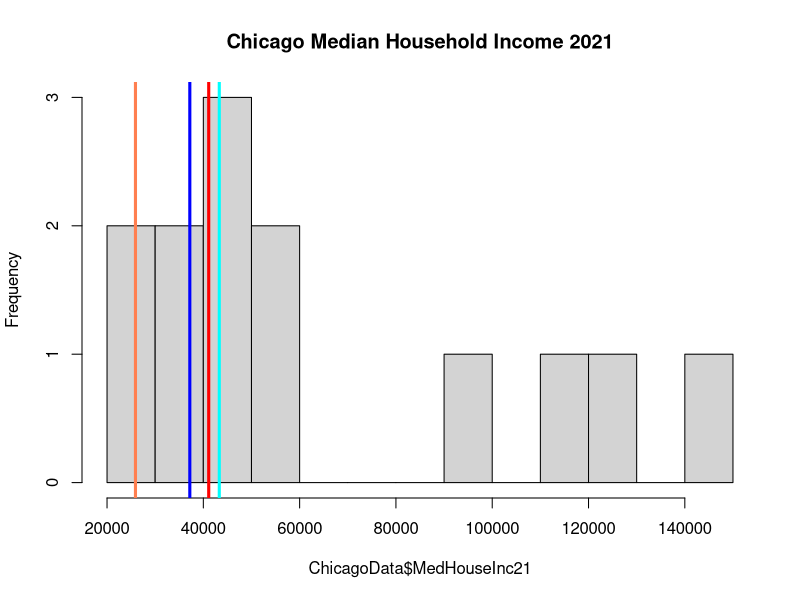
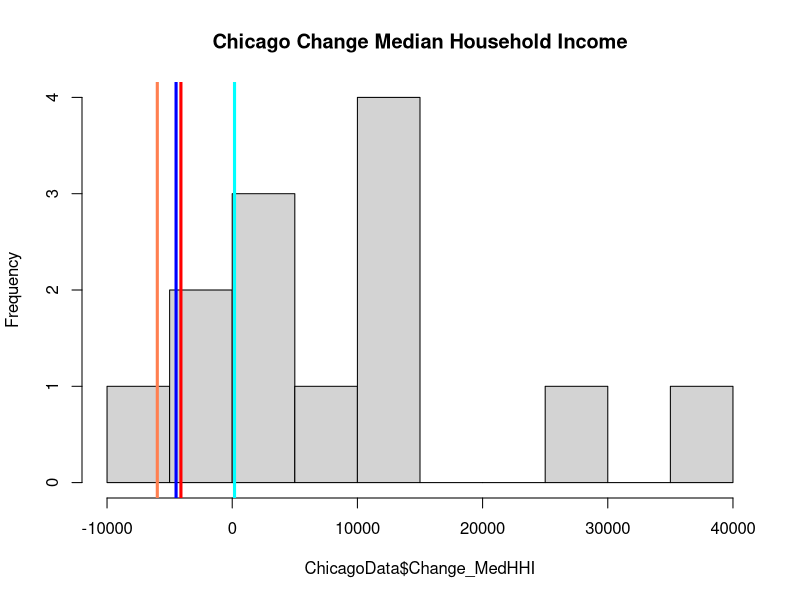
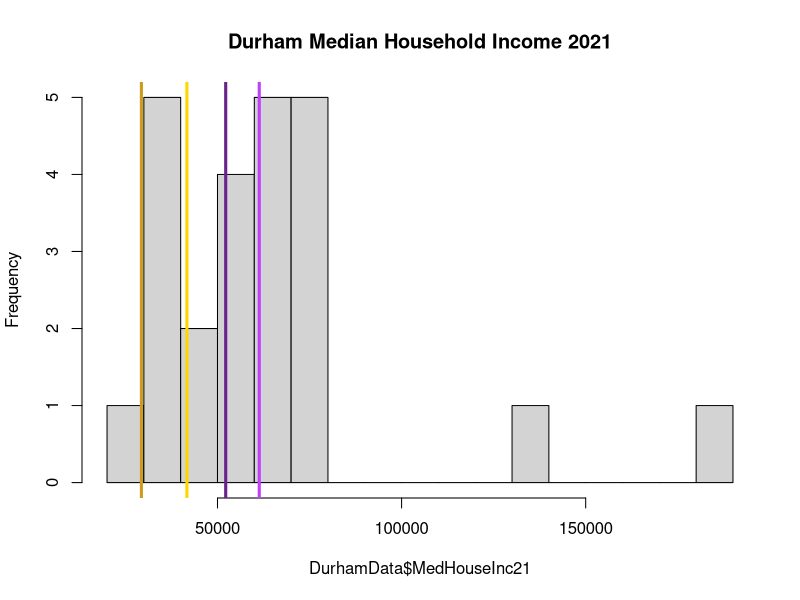
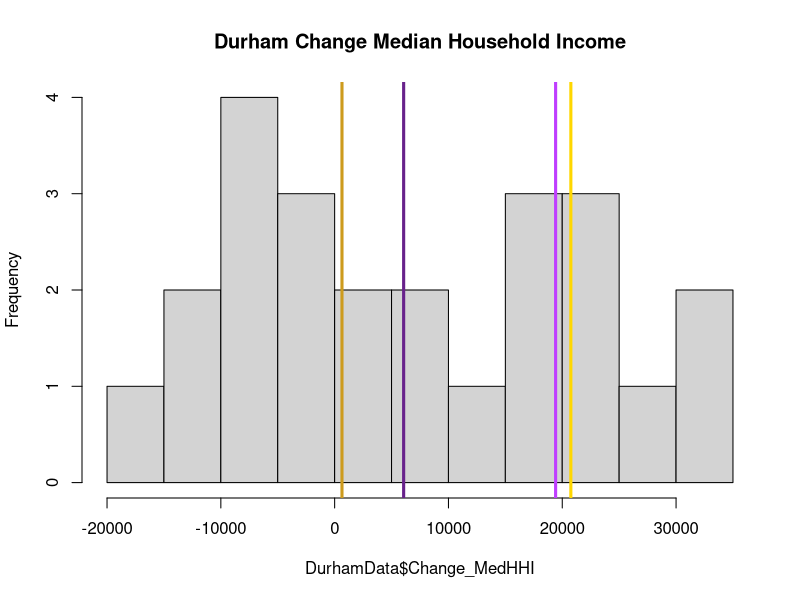
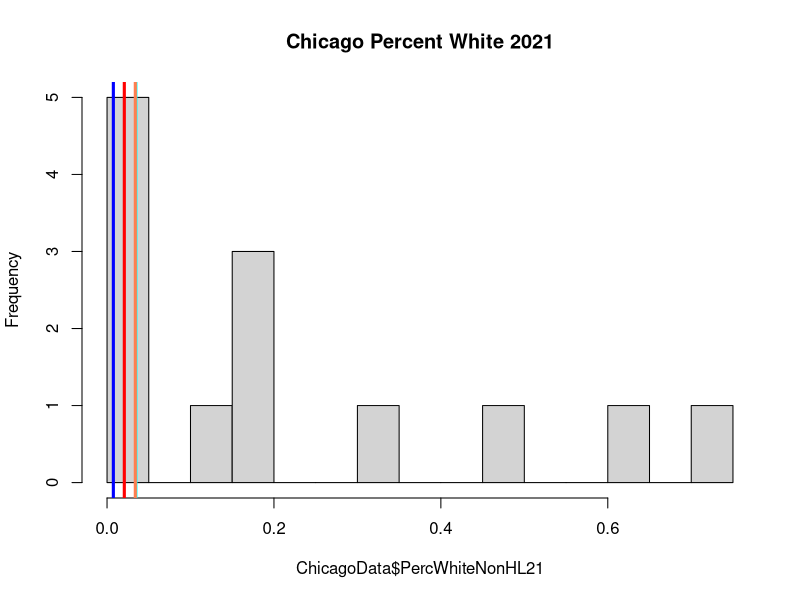
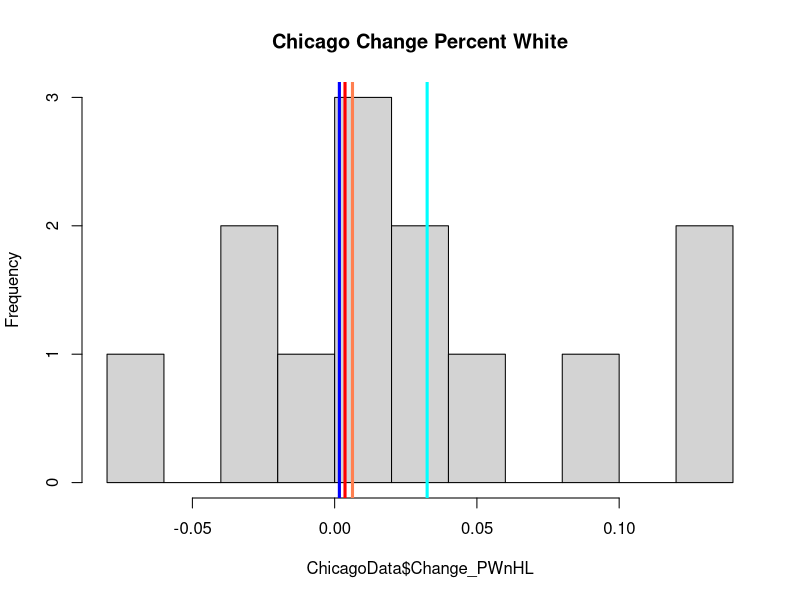
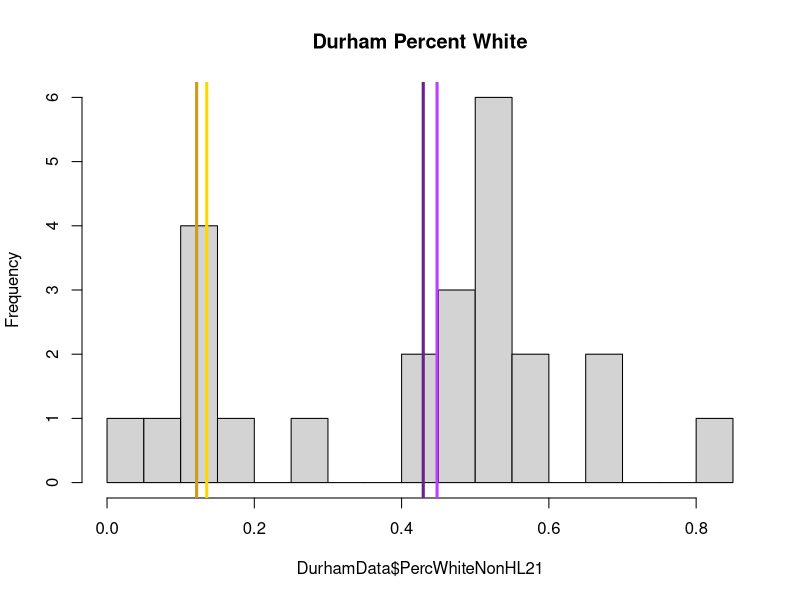
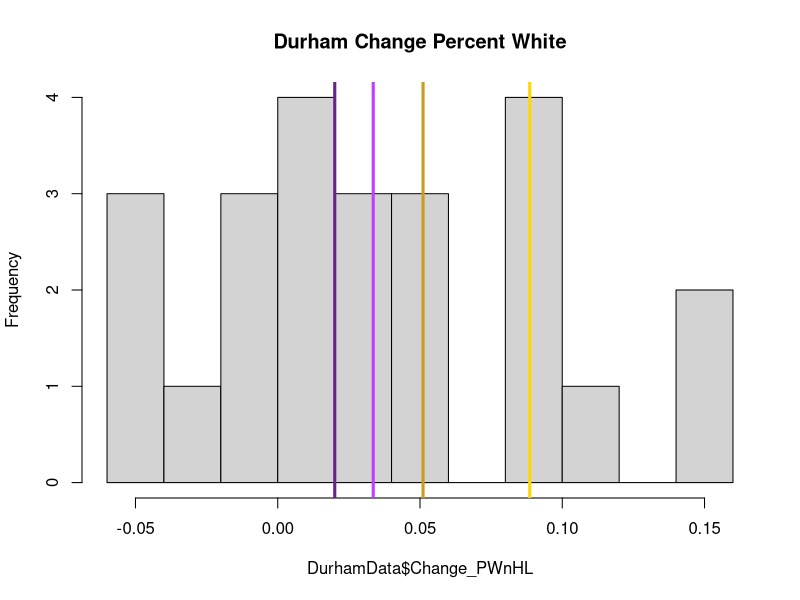

R code for these plots, in order:
## ---- chunk 1
knitr::opts_chunk$set(echo = TRUE)
## ---- chunk 2

ChicagoData <- read.csv("./ChicagoSegmentData.csv")
DurhamData <- read.csv("./DurhamSegmentData.csv")


## ---- chunk 3

##case study areas - Chicago
Cgr1 <- c(57, 16)
Cgr2 <- c(244, 49)
ChiCaseStudyData1 <- ChicagoData[ChicagoData$Segment %in% Cgr1,] #blues
ChiCaseStudyData2 <- ChicagoData[ChicagoData$Segment %in% Cgr2,] #reds

#####case study areas - Durham
Dgr1 <- c("M22", "K18") #greens
Dgr2 <- c("O21", "M19") #purples
Dgr3 <- c("R21", "R24") #yellows

DurCaseStudyData1 <- DurhamData[DurhamData$Segment %in% Dgr1,]
DurCaseStudyData2 <- DurhamData[DurhamData$Segment %in% Dgr2,]
DurCaseStudyData3 <- DurhamData[DurhamData$Segment %in% Dgr3,]

#############Median Household Income
hist(ChicagoData$MedHouseInc21, breaks = 15, main="Chicago Median Household Income 2021")
abline(v=ChiCaseStudyData1$MedHouseInc21[1], col="cyan", lwd=3)
abline(v=ChiCaseStudyData1$MedHouseInc21[2], col="blue", lwd=3)
abline(v=ChiCaseStudyData2$MedHouseInc21[1], col="coral", lwd=3) #244
abline(v=ChiCaseStudyData2$MedHouseInc21[2], col="red", lwd=3) #49

hist(ChicagoData$Change_MedHHI, breaks = 10, main="Chicago Change Median Household Income")
abline(v=ChiCaseStudyData1$Change_MedHHI[1], col="cyan", lwd=3)
abline(v=ChiCaseStudyData1$Change_MedHHI[2], col="blue", lwd=3)
abline(v=ChiCaseStudyData2$Change_MedHHI[1], col="coral", lwd=3)
abline(v=ChiCaseStudyData2$Change_MedHHI[2], col="red", lwd=3)

hist(DurhamData$MedHouseInc21, breaks = 20, main="Durham Median Household Income 2021")
# abline(v=DurCaseStudyData1$MedHouseInc21[1], col="springgreen", lwd=3)
# abline(v=DurCaseStudyData1$MedHouseInc21[2], col="green4", lwd=3)
abline(v=DurCaseStudyData2$MedHouseInc21[1], col="darkorchid1", lwd=3)
abline(v=DurCaseStudyData2$MedHouseInc21[2], col="darkorchid4", lwd=3)
abline(v=DurCaseStudyData3$MedHouseInc21[1], col="gold", lwd=3)
abline(v=DurCaseStudyData3$MedHouseInc21[2], col="goldenrod3", lwd=3)

hist(DurhamData$Change_MedHHI, breaks = 10, main="Durham Change Median Household Income")
# abline(v=DurCaseStudyData1$Change_MedHHI[1], col="springgreen", lwd=3)
# abline(v=DurCaseStudyData1$Change_MedHHI[2], col="green4", lwd=3)
abline(v=DurCaseStudyData2$Change_MedHHI[1], col="darkorchid1", lwd=3)
abline(v=DurCaseStudyData2$Change_MedHHI[2], col="darkorchid4", lwd=3)
abline(v=DurCaseStudyData3$Change_MedHHI[1], col="gold", lwd=3)
abline(v=DurCaseStudyData3$Change_MedHHI[2], col="goldenrod3", lwd=3)


#############Percent White non-HL
hist(ChicagoData$PercWhiteNonHL21, breaks = 15, main="Chicago Percent White 2021")
abline(v=ChiCaseStudyData1$PercWhiteNonHL21[1], col="cyan", lwd=3)
abline(v=ChiCaseStudyData1$PercWhiteNonHL21[2], col="blue", lwd=3)
abline(v=ChiCaseStudyData2$PercWhiteNonHL21[1], col="coral", lwd=3)
abline(v=ChiCaseStudyData2$PercWhiteNonHL21[2], col="red", lwd=3)
hist(ChicagoData$Change_PWnHL, breaks = 10, main="Chicago Change Percent White")
abline(v=ChiCaseStudyData1$Change_PWnHL[1], col="cyan", lwd=3)
abline(v=ChiCaseStudyData1$Change_PWnHL[2], col="blue", lwd=3)
abline(v=ChiCaseStudyData2$Change_PWnHL[1], col="coral", lwd=3)
abline(v=ChiCaseStudyData2$Change_PWnHL[2], col="red", lwd=3)


hist(DurhamData$PercWhiteNonHL21, breaks = 20, main="Durham Percent White")
# abline(v=DurCaseStudyData1$PercWhiteNonHL21[1], col="springgreen", lwd=3)
# abline(v=DurCaseStudyData1$PercWhiteNonHL21[2], col="green4", lwd=3)
abline(v=DurCaseStudyData2$PercWhiteNonHL21[1], col="darkorchid1", lwd=3)
abline(v=DurCaseStudyData2$PercWhiteNonHL21[2], col="darkorchid4", lwd=3)
abline(v=DurCaseStudyData3$PercWhiteNonHL21[1], col="gold", lwd=3)
abline(v=DurCaseStudyData3$PercWhiteNonHL21[2], col="goldenrod3", lwd=3)
hist(DurhamData$Change_PWnHL, breaks = 10, main="Durham Change Percent White")
# abline(v=DurCaseStudyData1$Change_PWnHL[1], col="springgreen", lwd=3)
# abline(v=DurCaseStudyData1$Change_PWnHL[2], col="green4", lwd=3)
abline(v=DurCaseStudyData2$Change_PWnHL[1], col="darkorchid1", lwd=3)
abline(v=DurCaseStudyData2$Change_PWnHL[2], col="darkorchid4", lwd=3)
abline(v=DurCaseStudyData3$Change_PWnHL[1], col="gold", lwd=3)
abline(v=DurCaseStudyData3$Change_PWnHL[2], col="goldenrod3", lwd=3)


###################Average Percent Renter
hist(ChicagoData$Avg_PRent, breaks = 10, main="Chicago Avg Percent Renter")
abline(v=ChiCaseStudyData1$Avg_PRent[1], col="cyan", lwd=3)
abline(v=ChiCaseStudyData1$Avg_PRent[2], col="blue", lwd=3)
abline(v=ChiCaseStudyData2$Avg_PRent[1], col="coral", lwd=3)
abline(v=ChiCaseStudyData2$Avg_PRent[2], col="red", lwd=3)

hist(DurhamData$Avg_PRent, breaks = 10, main="Durham Avg Percent Renter")
# abline(v=DurCaseStudyData1$Avg_PRent[1], col="springgreen", lwd=3)
# abline(v=DurCaseStudyData1$Avg_PRent[2], col="green4", lwd=3)
abline(v=DurCaseStudyData2$Avg_PRent[1], col="darkorchid1", lwd=3)
abline(v=DurCaseStudyData2$Avg_PRent[2], col="darkorchid4", lwd=3)
abline(v=DurCaseStudyData3$Avg_PRent[1], col="gold", lwd=3)
abline(v=DurCaseStudyData3$Avg_PRent[2], col="goldenrod3", lwd=3)


####################Average Recent Movers
hist(ChicagoData$Avg_Rmov, breaks = 10, main="Chicago Avg Percent Recent Movers")
abline(v=ChiCaseStudyData1$Avg_Rmov[1], col="cyan", lwd=3)
abline(v=ChiCaseStudyData1$Avg_Rmov[2], col="blue", lwd=3)
abline(v=ChiCaseStudyData2$Avg_Rmov[1], col="coral", lwd=3)
abline(v=ChiCaseStudyData2$Avg_Rmov[2], col="red", lwd=3)

hist(DurhamData$Avg_Rmov, breaks = 10, main="Durham Avg Percent Recent Movers")
# abline(v=DurCaseStudyData1$Avg_Rmov[1], col="springgreen", lwd=3)
# abline(v=DurCaseStudyData1$Avg_Rmov[2], col="green4", lwd=3)
abline(v=DurCaseStudyData2$Avg_Rmov[1], col="darkorchid1", lwd=3)
abline(v=DurCaseStudyData2$Avg_Rmov[2], col="darkorchid4", lwd=3)
abline(v=DurCaseStudyData3$Avg_Rmov[1], col="gold", lwd=3)
abline(v=DurCaseStudyData3$Avg_Rmov[2], col="goldenrod3", lwd=3)


######################SVI
hist(ChicagoData$SVI, breaks = 10, main="Chicago SVI")
abline(v=ChiCaseStudyData1$SVI[1], col="cyan", lwd=3)
abline(v=ChiCaseStudyData1$SVI[2], col="blue", lwd=3)
abline(v=ChiCaseStudyData2$SVI[1], col="coral", lwd=3)
abline(v=ChiCaseStudyData2$SVI[2], col="red", lwd=3)

hist(DurhamData$SVI, breaks = 10, main="Durham SVI")
# abline(v=DurCaseStudyData1$SVI[1], col="springgreen", lwd=3)
# abline(v=DurCaseStudyData1$SVI[2], col="green4", lwd=3)
abline(v=DurCaseStudyData2$SVI[1], col="darkorchid1", lwd=3)
abline(v=DurCaseStudyData2$SVI[2], col="darkorchid4", lwd=3)
abline(v=DurCaseStudyData3$SVI[1], col="gold", lwd=3)
abline(v=DurCaseStudyData3$SVI[2], col="goldenrod3", lwd=3)


####################Construction
hist(ChicagoData$AllConst_since11, breaks = 10, main="Chicago All Construction")
abline(v=ChiCaseStudyData1$AllConst_since11[1], col="cyan", lwd=3)
abline(v=ChiCaseStudyData1$AllConst_since11[2], col="blue", lwd=3)
abline(v=ChiCaseStudyData2$AllConst_since11[1], col="coral", lwd=3)
abline(v=ChiCaseStudyData2$AllConst_since11[2], col="red", lwd=3)

hist(DurhamData$NumConst_since11, breaks = 10, main="Durham Construction since 2011")
# abline(v=DurCaseStudyData1$NumConst_since11[1], col="springgreen", lwd=3)
# abline(v=DurCaseStudyData1$NumConst_since11[2], col="green4", lwd=3)
abline(v=DurCaseStudyData2$NumConst_since11[1], col="darkorchid1", lwd=3)
abline(v=DurCaseStudyData2$NumConst_since11[2], col="darkorchid4", lwd=3)
abline(v=DurCaseStudyData3$NumConst_since11[1], col="gold", lwd=3)
abline(v=DurCaseStudyData3$NumConst_since11[2], col="goldenrod3", lwd=3)
hist(DurhamData$NumReno_since11, breaks = 10, main="Durham Renovation since 2011")
# abline(v=DurCaseStudyData1$NumReno_since11[1], col="springgreen", lwd=3)
# abline(v=DurCaseStudyData1$NumReno_since11[2], col="green4", lwd=3)
abline(v=DurCaseStudyData2$NumReno_since11[1], col="darkorchid1", lwd=3)
abline(v=DurCaseStudyData2$NumReno_since11[2], col="darkorchid4", lwd=3)
abline(v=DurCaseStudyData3$NumReno_since11[1], col="gold", lwd=3)
abline(v=DurCaseStudyData3$NumReno_since11[2], col="goldenrod3", lwd=3)

## ---- chunk 4

##case study areas - Chicago
Cgr1 <- c(57, 16)
Cgr2 <- c(244, 49)
ChiCaseStudyData1 <- ChicagoData[ChicagoData$Segment %in% Cgr1,] #blues
ChiCaseStudyData2 <- ChicagoData[ChicagoData$Segment %in% Cgr2,] #reds

#####case study areas - Durham
#Dgr1 <- c("M22", "K18") #greens - ignore, trees are in the median
Dgr2 <- c("O21", "M19") #purples
Dgr3 <- c("R21", "R24") #yellows

#DurCaseStudyData1 <- DurhamData[DurhamData$Segment %in% Dgr1,]
DurCaseStudyData2 <- DurhamData[DurhamData$Segment %in% Dgr2,]
DurCaseStudyData3 <- DurhamData[DurhamData$Segment %in% Dgr3,]


########################Discoloration
hist(ChicagoData$PercDisc3o4, breaks = 10, main="Chicago High Discoloration")
abline(v=ChiCaseStudyData1$PercDisc3o4[1], col="cyan", lwd=3)
abline(v=ChiCaseStudyData1$PercDisc3o4[2], col="blue", lwd=3)
abline(v=ChiCaseStudyData2$PercDisc3o4[1], col="coral", lwd=3)
abline(v=ChiCaseStudyData2$PercDisc3o4[2], col="red", lwd=3)

hist(DurhamData$PercDisc3o4, breaks = 10, main="Durham High Discoloration")
abline(v=DurCaseStudyData2$PercDisc3o4[1], col="darkorchid1", lwd=3)
abline(v=DurCaseStudyData2$PercDisc3o4[2], col="darkorchid4", lwd=3)
abline(v=DurCaseStudyData3$PercDisc3o4[1], col="gold", lwd=3)
abline(v=DurCaseStudyData3$PercDisc3o4[2], col="goldenrod3", lwd=3)


###########################Dieback
hist(ChicagoData$PercDBK5, breaks = 10, main="Chicago High Dieback")
abline(v=ChiCaseStudyData1$PercDBK5[1], col="cyan", lwd=3)
abline(v=ChiCaseStudyData1$PercDBK5[2], col="blue", lwd=3)
abline(v=ChiCaseStudyData2$PercDBK5[1], col="coral", lwd=3)
abline(v=ChiCaseStudyData2$PercDBK5[2], col="red", lwd=3)

hist(DurhamData$PercDBK5, breaks = 10, main="Durham High Dieback")
abline(v=DurCaseStudyData2$PercDBK5[1], col="darkorchid1", lwd=3)
abline(v=DurCaseStudyData2$PercDBK5[2], col="darkorchid4", lwd=3)
abline(v=DurCaseStudyData3$PercDBK5[1], col="gold", lwd=3)
abline(v=DurCaseStudyData3$PercDBK5[2], col="goldenrod3", lwd=3)





###########################Crown Stress
hist(ChicagoData$PercCS4o5, breaks = 10, main="Chicago High Crown Stress")
abline(v=ChiCaseStudyData1$PercCS4o5[1], col="cyan", lwd=3)
abline(v=ChiCaseStudyData1$PercCS4o5[2], col="blue", lwd=3)
abline(v=ChiCaseStudyData2$PercCS4o5[1], col="coral", lwd=3)
abline(v=ChiCaseStudyData2$PercCS4o5[2], col="red", lwd=3)

hist(DurhamData$PercCS4o5, breaks = 10, main="Durham High Crown Stress")
abline(v=DurCaseStudyData2$PercCS4o5[1], col="darkorchid1", lwd=3)
abline(v=DurCaseStudyData2$PercCS4o5[2], col="darkorchid4", lwd=3)
abline(v=DurCaseStudyData3$PercCS4o5[1], col="gold", lwd=3)
abline(v=DurCaseStudyData3$PercCS4o5[2], col="goldenrod3", lwd=3)
